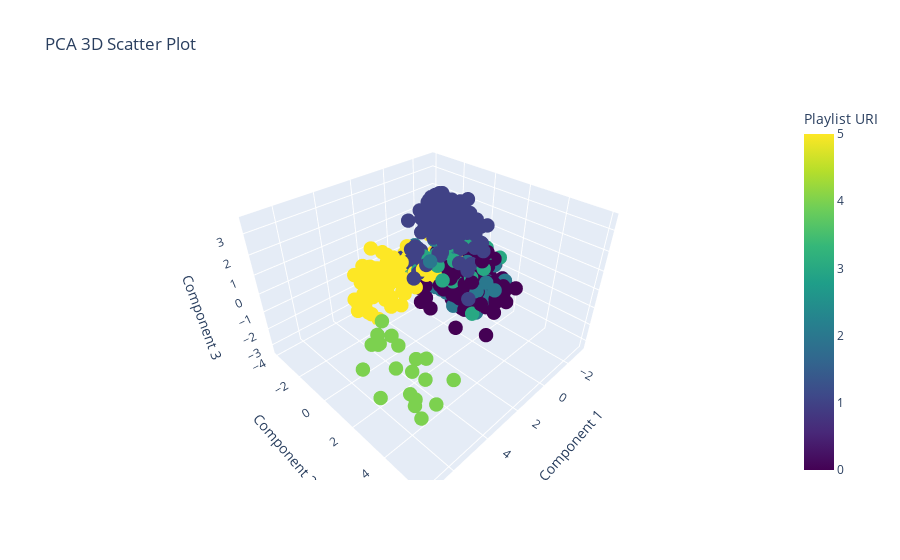

Here is the notebook cell this chart was saved with:
### Code cell
import plotly.graph_objects as go

pca_song = PCA(n_components=3)
principalComponents_songs = pca_song.fit_transform(X)

principal_song_df = pd.DataFrame(data = principalComponents_songs)

label_encoder = pd.factorize(df['Playlist Name'])
labels = label_encoder[0]

# Create a trace for the scatter plot
trace = go.Scatter3d(
    x=principal_song_df[0],
    y=principal_song_df[1],
    z=principal_song_df[2],  # Assuming you have three components in your PCA data
    mode='markers',
    marker=dict(
        size=5,
        color=labels,
        colorscale='Viridis',  # You can choose any colorscale you prefer
        colorbar=dict(
            title='Playlist URI'
        )
    )
)

# Create the layout for the 3D plot
layout = go.Layout(
    title='PCA 3D Scatter Plot',
    scene=dict(
        xaxis=dict(title='Component 1'),
        yaxis=dict(title='Component 2'),
        zaxis=dict(title='Component 3')  # Assuming you have three components in your PCA data
    )
)

# Create the figure
fig = go.Figure(data=[trace], layout=layout)

# Show the interactive plot
fig.show()

### Figure 1 — Plotly figure (JSON) as saved in the notebook; plotly's stock layout.template omitted (floating-point values rounded to 4 significant figures; data arrays with more than 128 entries replaced by an {"elided": "..."} marker saying what was removed)
{"data": [{"marker": {"color": {"elided": "680 int values"}, "colorbar": {"title": {"text": "Playlist URI"}}, "colorscale": [[0, "#440154"], [0.1111, "#482878"], [0.2222, "#3e4989"], [0.3333, "#31688e"], [0.4444, "#26828e"], [0.5556, "#1f9e89"], [0.6667, "#35b779"], [0.7778, "#6ece58"], [0.8889, "#b5de2b"], [1, "#fde725"]], "size": 5}, "mode": "markers", "type": "scatter3d", "x": {"elided": "680 float values"}, "y": {"elided": "680 float values"}, "z": {"elided": "680 float values"}}], "layout": {"scene": {"xaxis": {"title": {"text": "Component 1"}}, "yaxis": {"title": {"text": "Component 2"}}, "zaxis": {"title": {"text": "Component 3"}}}, "title": {"text": "PCA 3D Scatter Plot"}}}
